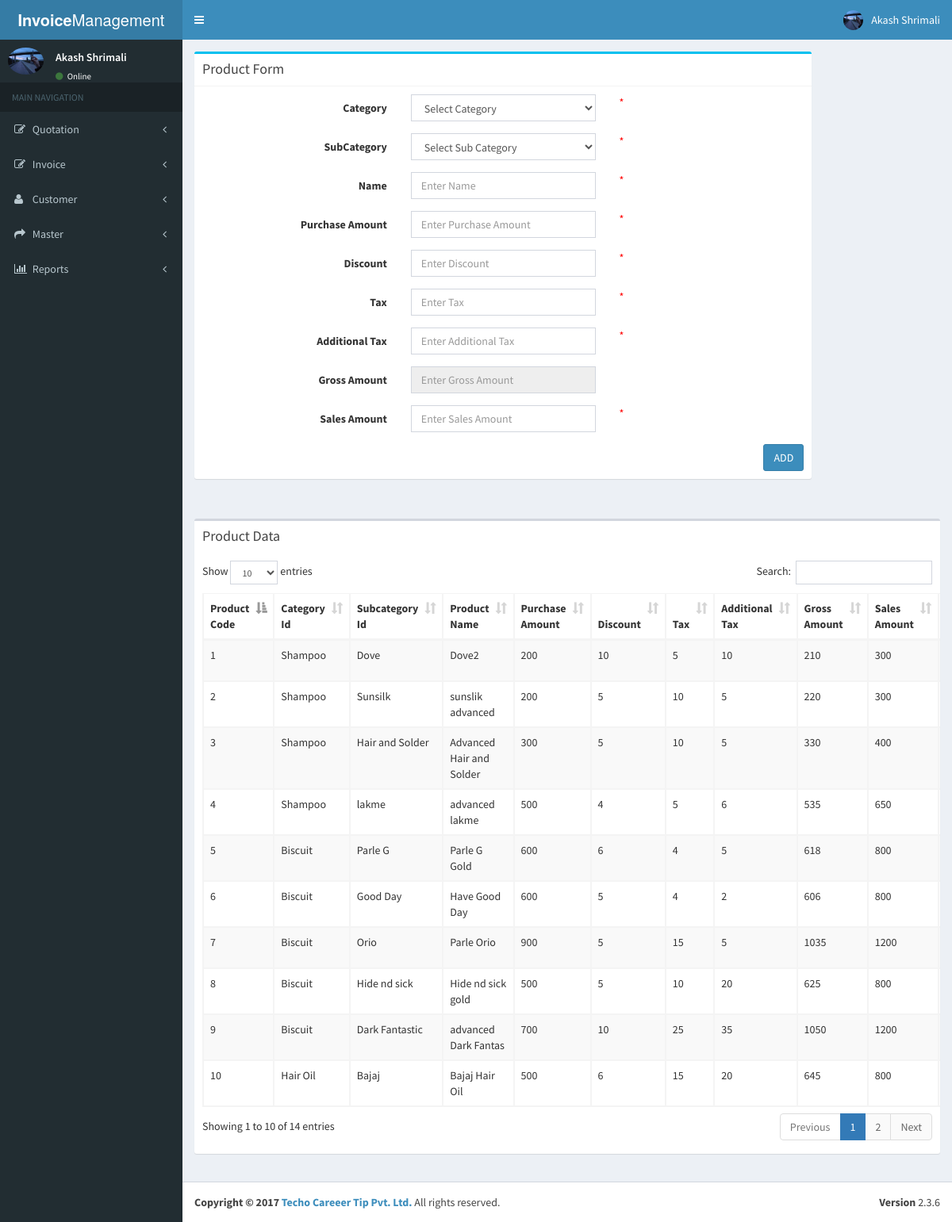
Page /product.php (signed in) on the committed database.
### tables this page shows
CREATE TABLE IF NOT EXISTS `product` (
  `category_id` int(5) NOT NULL,
  `subcategory_id` int(5) NOT NULL,
  `product_code` int(5) NOT NULL AUTO_INCREMENT,
  `product_name` varchar(40) NOT NULL,
  `purchase_amount` double NOT NULL,
  `tax` double NOT NULL,
  `additional_tax` double NOT NULL,
  `discount` double NOT NULL,
  `gross_amount` double NOT NULL,
  `sales_amount` double NOT NULL,
  PRIMARY KEY (`product_code`)
);

CREATE TABLE IF NOT EXISTS `category` (
  `category_id` int(5) NOT NULL AUTO_INCREMENT,
  `category` varchar(40) NOT NULL,
  PRIMARY KEY (`category_id`)
);

CREATE TABLE IF NOT EXISTS `subcategory` (
  `subcategory_id` int(5) NOT NULL AUTO_INCREMENT,
  `subcategory` varchar(40) NOT NULL,
  `category_id` int(5) NOT NULL,
  PRIMARY KEY (`subcategory_id`),
  KEY `FK_subcategory` (`category_id`)
);

### product.php (the view, shortened to what this page needs)
<?php
$conn = mysqli_connect('localhost', 'root', '', 'invoice');
$user_check = $_SESSION['email'];
$sql = mysqli_query($conn, "SELECT username,admin_image FROM admin WHERE email='$user_check'");
$row = mysqli_fetch_assoc($sql);
$login_session1 = $row['username'];
$image = $row['admin_image'];
?>
<?php
include ('connection.php');
?>
<!DOCTYPE html>
<html>
    <head>
        <link rel="stylesheet" href="bootstrap/css/bootstrap.min.css">
        <link rel="stylesheet" href="css/font-awesome.min.css">
        <link rel="stylesheet" href="css/ionicons.min.css">
        <link rel="stylesheet" href="plugins/datatables/dataTables.bootstrap.css">
        <link rel="stylesheet" href="dist/css/AdminLTE.min.css">
        <link rel="stylesheet" href="dist/css/skins/_all-skins.min.css">
        <link rel="stylesheet" href="css/select2.min.css">
    </head>
    <body class="hold-transition skin-blue sidebar-mini">
        <div class="wrapper">
            <?php
            include('header.php');
            ?>
            <?php
            include('asidebar.php');
            ?>
            <div class="content-wrapper">
                <section class="content">
                    <div class="row">
                        <div class="col-md-10">
                            <div class="box box-info">
                                <div class="box-header with-border">
                                    <h3 class="box-title">Product Form</h3>
                                </div>
                                <form class="form-horizontal" name="product" id="product" method="POST" onclick="return validateForm();">
                                    <div class="box-body">
                                        <div class="form-group">
                                            <label class="control-label col-sm-4" for="category_id">Category</label>
                                            <div class="col-sm-4">
                                                <select class="col-sm-4 form-control select2" name="category_id" id="category_id" style="width: 100%;">
                                                    <option value="">Select Category</option>
                                                </select>
                                            </div>
                                            <div class="col-sm-4">
                                                <span class="error" name="category_error" id="category_error">*</span>
                                            </div>
                                        </div>
                                        <div class="form-group">
                                            <label class="control-label col-sm-4" for="subcategory_id">SubCategory</label>
                                            <div class="col-sm-4">
                                                <select class="col-sm-4 form-control select2" name="subcategory_id" id="subcategory_id" style="width: 100%;">
                                                    <option value="">Select Sub Category</option>
                                                </select>
                                            </div>
                                            <div class="col-sm-4">
                                                <span class="error" name="sub_category_error" id="sub_category_error">*</span>
                                            </div>
                                        </div>
                                        <div class="form-group">
                                            <label for="product_name" class="col-sm-4 control-label">Name</label>
                                            <div class="col-sm-4">
                                                <input type="text" name="product_name" class="form-control" id="product_name" placeholder="Enter Name">
                                            </div>
                                            <div class="col-sm-4">
                                                <span class="error" name="product_name_error" id="product_name_error">*</span>
                                            </div>
                                        </div>
                                        <div class="form-group">
                                            <label for="purchase_amount" class="col-sm-4 control-label">Purchase Amount</label>
                                            <div class="col-sm-4">
                                                <input type="text" name="purchase_amount" class="form-control" id="purchase_amount" placeholder="Enter Purchase Amount" onBlur="doMath();">
                                            </div>
                                            <div class="col-sm-4">
                                                <span class="error" name="purchase_amount_error" id="purchase_amount_error">*</span>
                                            </div>
                                        </div>
                                        <div class="form-group">
                                            <label for="discount" class="col-sm-4 control-label">Discount</label>
                                            <div class="col-sm-4">
                                                <input type="text" name="discount" class="form-control" id="discount" placeholder="Enter Discount" onBlur="doMath();">
                                            </div>
                                            <div class="col-sm-4">
                                                <span class="error" name="discount_error" id="discount_error">*</span>
                                            </div>
                                        </div>
                                        <div class="form-group">
                                            <label for="tax" class="col-sm-4 control-label">Tax</label>
                                            <div class="col-sm-4">
                                                <input type="text" name="tax" class="form-control" id="tax" placeholder="Enter Tax" onBlur="doMath();">
                                            </div>
                                            <div class="col-sm-4">
                                                <span class="error" name="tax_error" id="tax_error">*</span>
                                            </div>
                                        </div>
                                        <div class="form-group">
                                            <label for="additional_tax" class="col-sm-4 control-label">Additional Tax</label>
                                            <div class="col-sm-4">
                                                <input type="text" name="additional_tax" class="form-control" id="additional_tax" placeholder="Enter Additional Tax" onBlur="doMath();">
                                            </div>
                                            <div class="col-sm-4">
                                                <span class="error" name="additional_tax_error" id="additional_tax_error">*</span>
                                            </div>
                                        </div>
                                        <div class="form-group">
                                            <label for="gross_amount" class="col-sm-4 control-label">Gross Amount</label>
                                            <div class="col-sm-4">
                                                <input type="text" name="gross_amount" class="form-control" id="gross_amount" placeholder="Enter Gross Amount" readonly="true">
                                            </div>
                                        </div>
                                        <div class="form-group">
                                            <label for="sales_amount" class="col-sm-4 control-label">Sales Amount</label>
                                            <div class="col-sm-4">
                                                <input type="text" name="sales_amount" class="form-control" id="sales_amount" placeholder="Enter Sales Amount">
                                            </div>
                                            <div class="col-sm-4">
                                                <span class="error" name="sales_amount_error" id="sales_amount_error">*</span>
                                            </div>
                                        </div>
                                        <button type="submit" class="btn btn-primary pull-right">ADD</button>
                                    </div>
                                </form>
                            </div>
                        </div>
                    </div>
                </section>
                 <section class="content">
                    <div class="row">
                        <div class="col-xs-12">
                            <div class="box">
                                <div class="box-header">
                                    <h3 class="box-title">Product Data</h3>
                                </div>
                                <div class="box-body table-responsive">
                                    <table id="example1" class="mains table table-bordered table-striped">
                                      <thead>
                                        <tr>
                                            <th>Product Code</th>
                                            <th>Category Id</th>
                                            <th>Subcategory Id</th>
                                            <th>Product Name</th>
                                            <th>Purchase Amount</th>
                                            <th>Discount</th>
                                            <th>Tax</th>
                                            <th>Additional Tax</th>
                                            <th>Gross Amount</th>
                                            <th>Sales Amount</th>
                                            <th>Update</th>
                                        </tr>
                                    </thead>
                                        <tbody>
                                        <?php
                                        $view_customer = mysqli_query($conn, "select category.`category`,subcategory.`subcategory`,product.`product_code`,product.`product_name`,product.`purchase_amount`,product.`discount`,product.`tax`,product.`additional_tax`,product.`gross_amount`,product.`sales_amount` FROM product LEFT JOIN category ON product.category_id=category.category_id LEFT JOIN subcategory ON product.subcategory_id=subcategory.subcategory_id");
                                        $i = 1;
                                        while ($row = mysqli_fetch_assoc($view_customer)) {
                                            ?>
                                            <tr>
                                                <td><?php echo $i; ?></td>
                                                <td><?php echo $row['category']; ?></td>
                                                <td><?php echo $row['subcategory']; ?></td>
                                                <td><?php echo $row['product_name']; ?></td>
                                                <td><?php echo $row['purchase_amount']; ?></td>
                                                <td><?php echo $row['discount']; ?></td>
                                                <td><?php echo $row['tax']; ?></td>
                                                <td><?php echo $row['additional_tax']; ?></td>
                                                <td><?php echo $row['gross_amount']; ?></td>
                                                <td><?php echo $row['sales_amount']; ?></td>
                                                <td><a href="<?php echo 'product_edit.php?product_code=' . $row['product_code']; ?>" class="btn btn-warning">Update</a></td>
                                                <?php
                                                $i++;
                                            }
                                            ?>
                                        </tr>
                                    </tbody>
                                    </table>
                                </div>
                            </div>
                        </div>
                    </div>
                </section>
            </div>
<?php
include('footer.php');
?>
        </div>
    </body>
</html>

### header.php (shortened to what this page needs)
<header class="main-header">
    <a class="logo">
        <span class="logo-lg"><b>Invoice</b>Management</span>
    </a>
    <nav class="navbar navbar-static-top">
        <a class="sidebar-toggle" data-toggle="offcanvas" role="button">
        </a>
        <div class="navbar-custom-menu">
            <ul class="nav navbar-nav">
                <li class="dropdown user user-menu">
                    <a href="#" class="dropdown-toggle" data-toggle="dropdown">
                        <img src="<?php echo "uploads/$image"; ?>" class="user-image" alt="User Image">
                        <span class="hidden-xs"><?php echo $login_session1; ?></span>
                    </a>
                </li>
            </ul>
        </div>
    </nav>
</header>

### asidebar.php (shortened to what this page needs)
<aside class="main-sidebar">
    <section class="sidebar">
        <div class="user-panel">
            <div class="pull-left image">
                <img src="<?php echo "uploads/$image"; ?>" class="img-circle" alt="User Image">
            </div>
            <div class="pull-left info">
                <p><?php echo $login_session1; ?></p>
                <a href="admin_logout.php"><i class="fa fa-circle text-success"></i> Online</a>
            </div>
        </div>
        <ul class="sidebar-menu">
            <li class="header">MAIN NAVIGATION</li>
            <li class="treeview">
                <a href="Quotation">
                    <i class="fa fa-edit"></i> <span>Quotation</span>
                    <span class="pull-right-container">
                        <i class="fa fa-angle-left pull-right"></i>
                    </span>
                </a>
            </li>
            <li class="treeview">
                <a href="Invoice">
                    <i class="fa fa-edit"></i> <span>Invoice</span>
                    <span class="pull-right-container">
                        <i class="fa fa-angle-left pull-right"></i>
                    </span>
                </a>
            </li>
            <li class="treeview">
                <a href="Customer">
                    <i class="fa fa-user"></i> <span>Customer</span>
                    <span class="pull-right-container">
                        <i class="fa fa-angle-left pull-right"></i>
                    </span>
                </a>
            </li>
            <li class="treeview">
                <a href="Master">
                    <i class="fa fa-share"></i> <span>Master</span>
                    <span class="pull-right-container">
                        <i class="fa fa-angle-left pull-right"></i>
                    </span>
                </a>
            </li>
            <li class="treeview">
                <a href="#">
                    <i class="fa fa-bar-chart"></i> <span>Reports</span>
                    <span class="pull-right-container">
                        <i class="fa fa-angle-left pull-right"></i>
                    </span>
                </a>
            </li>
        </ul>
    </section>
</aside>

### product.php (style rules this page uses)
.error { color: #FF0000; }

### rows in the picture
product: category.category "Shampoo", subcategory.subcategory "Dove", product_name "Dove2", purchase_amount "200", discount "10", tax "5", additional_tax "10", gross_amount "210", sales_amount "300"
product: category.category "Shampoo", subcategory.subcategory "Sunsilk", product_name "sunslik advanced", purchase_amount "200", discount "5", tax "10", additional_tax "5", gross_amount "220", sales_amount "300"
product: category.category "Shampoo", subcategory.subcategory "Hair and Solder", product_name "Advanced Hair and Solder", purchase_amount "300", discount "5", tax "10", additional_tax "5", gross_amount "330", sales_amount "400"
product: category.category "Shampoo", subcategory.subcategory "lakme", product_name "advanced lakme", purchase_amount "500", discount "4", tax "5", additional_tax "6", gross_amount "535", sales_amount "650"
product: category.category "Biscuit", subcategory.subcategory "Parle G", product_name "Parle G Gold", purchase_amount "600", discount "6", tax "4", additional_tax "5", gross_amount "618", sales_amount "800"
product: category.category "Biscuit", subcategory.subcategory "Good Day", product_name "Have Good Day", purchase_amount "600", discount "5", tax "4", additional_tax "2", gross_amount "606", sales_amount "800"
product: category.category "Biscuit", subcategory.subcategory "Orio", product_name "Parle Orio", purchase_amount "900", discount "5", tax "15", additional_tax "5", gross_amount "1035", sales_amount "1200"
product: category.category "Biscuit", subcategory.subcategory "Hide nd sick", product_name "Hide nd sick gold", purchase_amount "500", discount "5", tax "10", additional_tax "20", gross_amount "625", sales_amount "800"
product: category.category "Biscuit", subcategory.subcategory "Dark Fantastic", product_name "advanced Dark Fantas", purchase_amount "700", discount "10", tax "25", additional_tax "35", gross_amount "1050", sales_amount "1200"
product: category.category "Hair Oil", subcategory.subcategory "Bajaj", product_name "Bajaj Hair Oil", purchase_amount "500", discount "6", tax "15", additional_tax "20", gross_amount "645", sales_amount "800"

### other values in the picture
$login_session1 "Akash Shrimali"
